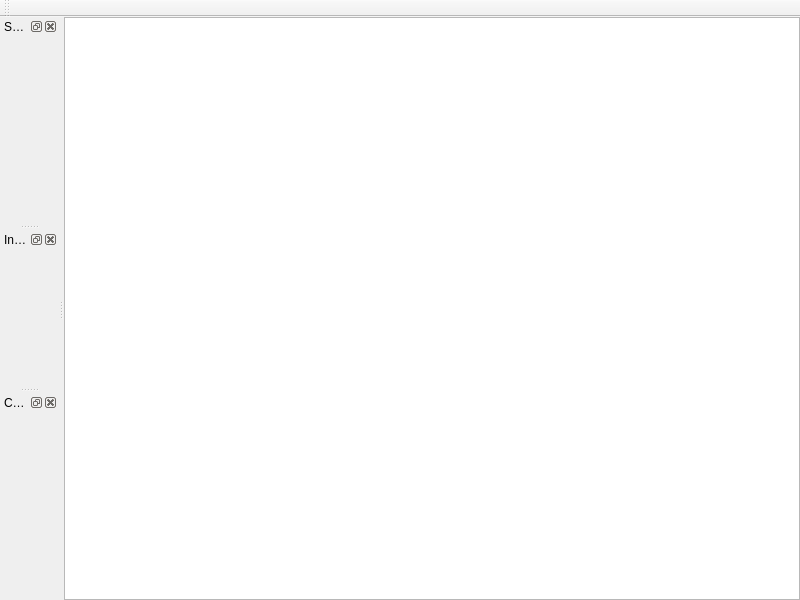
<?xml version="1.0" encoding="UTF-8"?>
<ui version="4.0">
 <class>MainWindow</class>
 <widget class="QMainWindow" name="MainWindow">
  <property name="geometry">
   <rect>
    <x>0</x>
    <y>0</y>
    <width>800</width>
    <height>600</height>
   </rect>
  </property>
  <property name="windowTitle">
   <string>Help Browser</string>
  </property>
  <property name="windowIcon">
   <iconset resource="../../../qrc/cat_rc.qrc">
    <normaloff>:/oxygen/system-help.png</normaloff>:/oxygen/system-help.png</iconset>
  </property>
  <widget class="QWidget" name="centralwidget">
   <layout class="QHBoxLayout" name="horizontalLayout">
    <property name="spacing">
     <number>0</number>
    </property>
    <property name="margin">
     <number>0</number>
    </property>
    <item>
     <widget class="QTextBrowser" name="textBrowser"/>
    </item>
   </layout>
  </widget>
  <widget class="QDockWidget" name="searchDock">
   <property name="sizePolicy">
    <sizepolicy hsizetype="MinimumExpanding" vsizetype="Preferred">
     <horstretch>0</horstretch>
     <verstretch>0</verstretch>
    </sizepolicy>
   </property>
   <property name="maximumSize">
    <size>
     <width>250</width>
     <height>524287</height>
    </size>
   </property>
   <property name="windowTitle">
    <string>Search</string>
   </property>
   <attribute name="dockWidgetArea">
    <number>1</number>
   </attribute>
   <widget class="QWidget" name="dockWidgetContents_2">
    <property name="sizePolicy">
     <sizepolicy hsizetype="MinimumExpanding" vsizetype="Preferred">
      <horstretch>0</horstretch>
      <verstretch>0</verstretch>
     </sizepolicy>
    </property>
    <layout class="QVBoxLayout" name="verticalLayout">
     <property name="spacing">
      <number>3</number>
     </property>
     <property name="margin">
      <number>3</number>
     </property>
    </layout>
   </widget>
  </widget>
  <widget class="QDockWidget" name="indexDock">
   <property name="sizePolicy">
    <sizepolicy hsizetype="MinimumExpanding" vsizetype="Preferred">
     <horstretch>0</horstretch>
     <verstretch>0</verstretch>
    </sizepolicy>
   </property>
   <property name="maximumSize">
    <size>
     <width>250</width>
     <height>524287</height>
    </size>
   </property>
   <property name="floating">
    <bool>false</bool>
   </property>
   <property name="windowTitle">
    <string>Index</string>
   </property>
   <attribute name="dockWidgetArea">
    <number>1</number>
   </attribute>
   <widget class="QWidget" name="dockWidgetContents_3">
    <property name="sizePolicy">
     <sizepolicy hsizetype="MinimumExpanding" vsizetype="Preferred">
      <horstretch>0</horstretch>
      <verstretch>0</verstretch>
     </sizepolicy>
    </property>
   </widget>
  </widget>
  <widget class="QDockWidget" name="contentDock">
   <property name="sizePolicy">
    <sizepolicy hsizetype="MinimumExpanding" vsizetype="Preferred">
     <horstretch>0</horstretch>
     <verstretch>0</verstretch>
    </sizepolicy>
   </property>
   <property name="maximumSize">
    <size>
     <width>250</width>
     <height>524287</height>
    </size>
   </property>
   <property name="floating">
    <bool>false</bool>
   </property>
   <property name="windowTitle">
    <string>Content</string>
   </property>
   <attribute name="dockWidgetArea">
    <number>1</number>
   </attribute>
   <widget class="QWidget" name="dockWigetContents">
    <property name="sizePolicy">
     <sizepolicy hsizetype="MinimumExpanding" vsizetype="Preferred">
      <horstretch>0</horstretch>
      <verstretch>0</verstretch>
     </sizepolicy>
    </property>
    <layout class="QHBoxLayout" name="horizontalLayout_2">
     <property name="spacing">
      <number>3</number>
     </property>
     <property name="margin">
      <number>3</number>
     </property>
    </layout>
   </widget>
  </widget>
  <widget class="QToolBar" name="toolBar">
   <property name="windowTitle">
    <string>toolBar</string>
   </property>
   <attribute name="toolBarArea">
    <enum>TopToolBarArea</enum>
   </attribute>
   <attribute name="toolBarBreak">
    <bool>false</bool>
   </attribute>
  </widget>
 </widget>
 <resources>
  <include location="../../../qrc/cat_rc.qrc"/>
 </resources>
 <connections/>
</ui>
